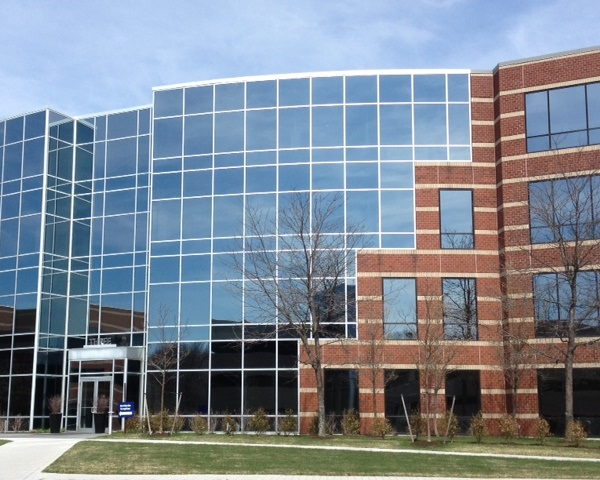
#> input picture hmm/building1.jpg, 600 x 480 px
$ python main.py
#> lines starting #> are read from the running program, lines starting #| are printed output that depends on the picture
import cv2.cv2 as cv2
import numpy as np

img1=cv2.imread("building1.jpg")
#> img1 is the input picture: shape (480, 600, 3); mean B, G, R 147.6, 135.5, 125.4
img2=cv2.imread("building2.jpg")
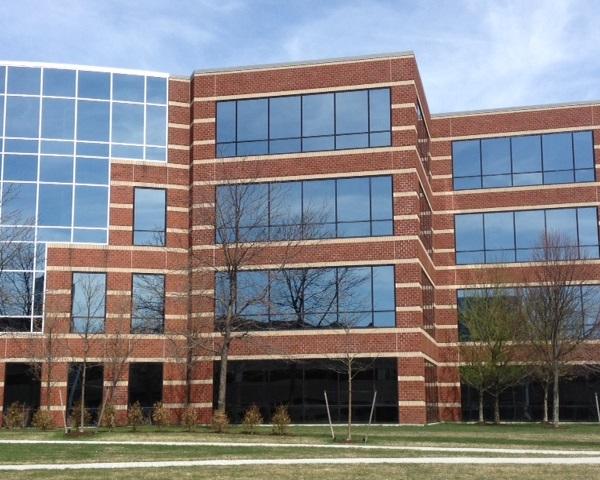
#> input picture hmm/building2.jpg, 600 x 480 px
#> img2 is the input picture: shape (480, 600, 3); mean B, G, R 135, 130.7, 131.5
img3=cv2.imread("building3.jpg")
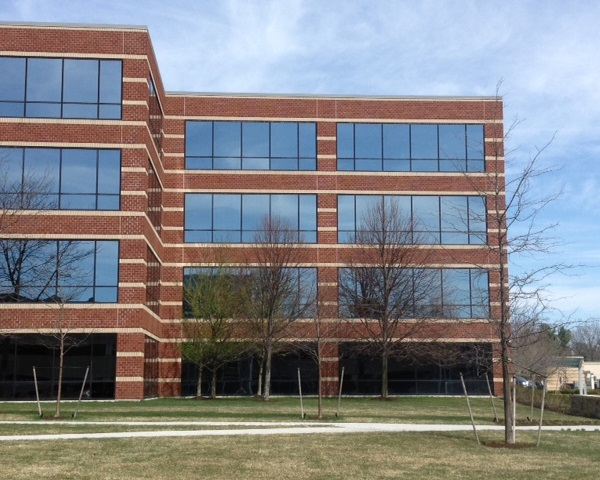
#> input picture hmm/building3.jpg, 600 x 480 px
#> img3 is the input picture: shape (480, 600, 3); mean B, G, R 136, 131.9, 130.7

#sift
sift=cv2.SIFT_create()
img1=cv2.pyrDown(img1,6)
#> img1: shape (240, 300, 3)
img2=cv2.pyrDown(img2,6)
#> img2: shape (240, 300, 3)
img3=cv2.pyrDown(img3,6)
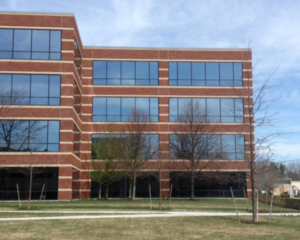
#> img3: shape (240, 300, 3); mean B, G, R 136, 131.9, 130.7
kp1,des1=sift.detectAndCompute(img1,None)
#> kp1 = 1093 keypoints; strongest (x, y, size): (38, 172, 4.2), (17, 187, 2.3), (16, 208, 2.2), (67, 183, 4.1)
kp2,des2=sift.detectAndCompute(img2,None)
#> kp2 = 794 keypoints; strongest (x, y, size): (200, 189, 2), (62, 192, 2.9), (22, 192, 1.9), (201, 202, 2.1)
kp3,des3=sift.detectAndCompute(img3,None)
#> kp3 = 617 keypoints; strongest (x, y, size): (263, 192, 2), (60, 177, 1.9), (251, 214, 2), (59, 190, 2.3)
sift_img1=cv2.drawKeypoints(img1,kp1,None)
sift_img2=cv2.drawKeypoints(img2,kp2,None)
sift_img3=cv2.drawKeypoints(img3,kp3,None)
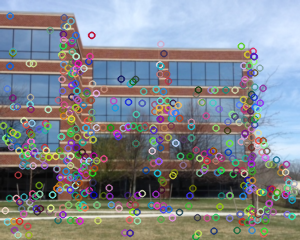
#> sift_img3: shape (240, 300, 3); mean B, G, R 140.7, 134.9, 131.6

bf=cv2.BFMatcher()
matches=bf.knnMatch(des1,des2,k=2)
#> matches = 1093 matches


limit=[]
for m,n in matches:
    if m.distance<(0.5*n.distance):
        limit.append([m])
#> after the loop, limit = 34 matches
corners1=[img1[0][0],img1[0][-1],img1[-1][0],img1[-1][-1]]
#> corners1 = [[241, 203, 179], [237, 195, 172], [224, 229, 228], [111, 145, 151]]
corners2=[img2[0][0],img2[0][-1],img2[-1][0],img2[-1][-1]]
#> corners2 = [[249, 208, 185], [246, 210, 186], [93, 132, 141], [113, 149, 160]]


homography,status=cv2.findHomography(np.float32(corners1),np.float32(corners2),cv2.RANSAC)
#> homography = [[-23.08, 76.48, -49.14], [-16.28, 32.93, -9.98], [-15.15, 21.37, 1]]; status = [1, 1, 1, 1]

img_1_2 = cv2.drawMatchesKnn(img1,kp1,img2,kp2,limit,flags=2,outImg=None)
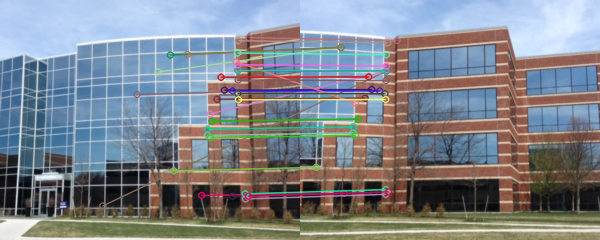
#> img_1_2: shape (240, 600, 3); mean B, G, R 140.7, 133.3, 128.2

img_2_3 = cv2.drawMatchesKnn(img2,kp2,img3,kp3,limit,flags=2,outImg=None)
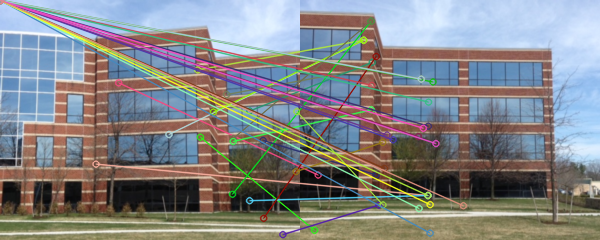
#> img_2_3: shape (240, 600, 3); mean B, G, R 134.9, 133, 132.6
result=cv2.warpPerspective(img_2_3,homography,(img_2_3.shape[1],img_2_3.shape[0]))
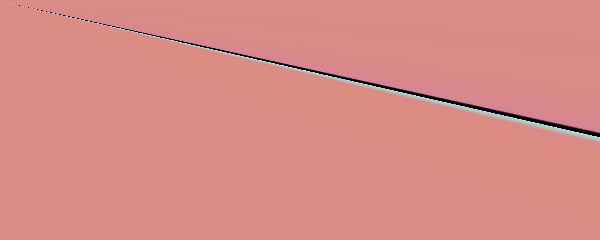
#> result: shape (240, 600, 3); mean B, G, R 132.8, 138.3, 215.8

cv2.imshow("sift_img1",img_1_2)
cv2.imshow("sift_img2",img_2_3)

cv2.waitKey(0)
